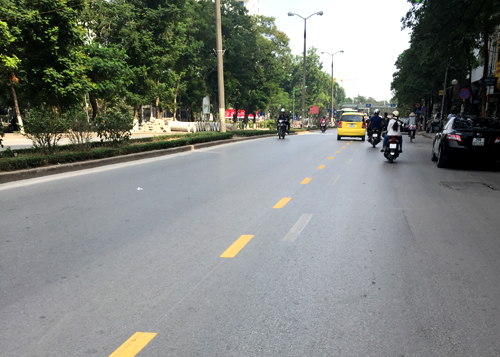
#> input picture pythonProject1/pic/anhthucte.jpg, 500 x 357 px, found by its file name
$ python main.py   (older library calls are emulated)
#> lines starting #> are read from the running program, lines starting #| are printed output that depends on the picture
# This is a sample Python script.

# Press Shift+F10 to execute it or replace it with your code.
# Press Double Shift to search everywhere for classes, files, tool windows, actions, and settings.
import cv2
# Tao duong dan toi file anh
path = r'D:\pythonProject1\pic\anhthucte.jpg'
import numpy as np
from matplotlib import pyplot as plt
img = cv2.imread(path)
#> img is the input picture: shape (357, 500, 3); mean B, G, R 123.7, 129.1, 125.2
# Kiem tra anh truoc xu ly
cv2.imshow('anhthucte',img)
cv2.waitKey(2000)
# Su dung thuat toan
lap = cv2.Laplacian(img, cv2.CV_64F, ksize=3)
lap = np.uint8(np.absolute(lap))
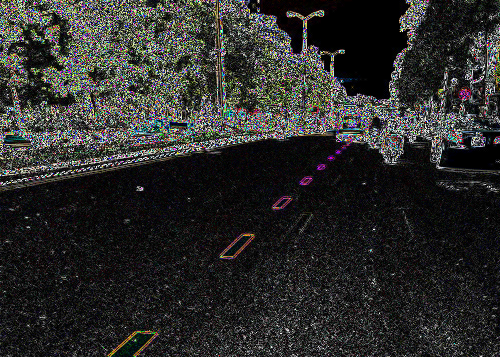
#> lap: shape (357, 500, 3); mean B, G, R 42.8, 44.6, 44.5
# Loc bộ lọc Sobel theo phuong ngang va phuong thang dung
sobelX = cv2.Sobel(img, cv2.CV_64F, 1, 0)
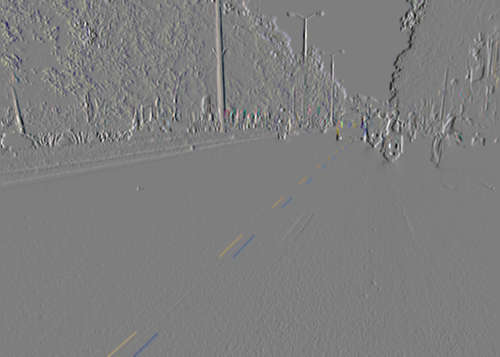
#> sobelX: shape (357, 500, 3) float64; mean B, G, R -0.5, -0.6, -0.5; drawn with min black and max white
sobelX = np.uint8(np.absolute(sobelX))
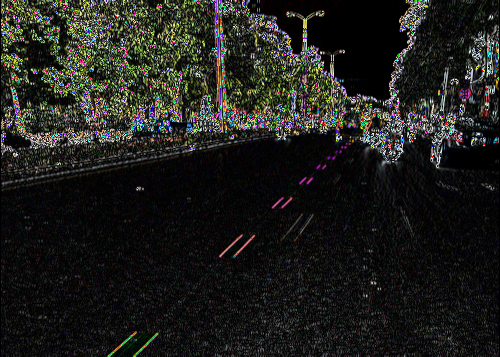
#> sobelX: shape (357, 500, 3); mean B, G, R 28, 31.6, 31.2
# Loc bộ lọc Sobel theo phuong ngang va phuong thang dung
sobelY = cv2.Sobel(img, cv2.CV_64F, 0, 1)
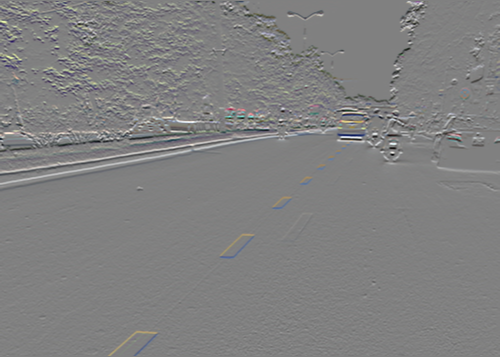
#> sobelY: shape (357, 500, 3) float64; mean B, G, R 0.6, 0.3, 0.5; drawn with min black and max white
sobelY = np.uint8(np.absolute(sobelY))
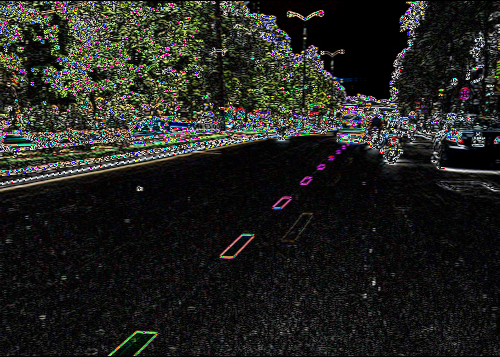
#> sobelY: shape (357, 500, 3); mean B, G, R 31.4, 35.3, 34.8
# Loc bộ lọc Sobel theo phuong ngang va phuong thang dung
sobelCombined = cv2.bitwise_or(sobelX, sobelY)
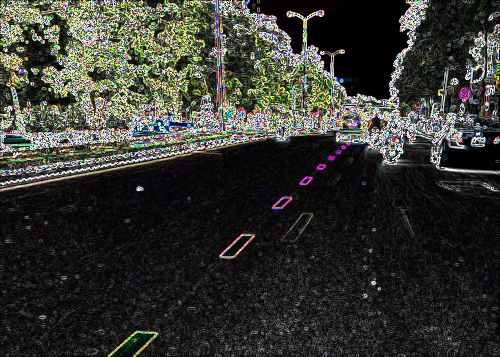
#> sobelCombined: shape (357, 500, 3); mean B, G, R 49.1, 54.9, 54.2
# Bien so 100 va 150 co su tham doi
# Ket qua theo loc Candy
edges = cv2.Canny(img,100,150)
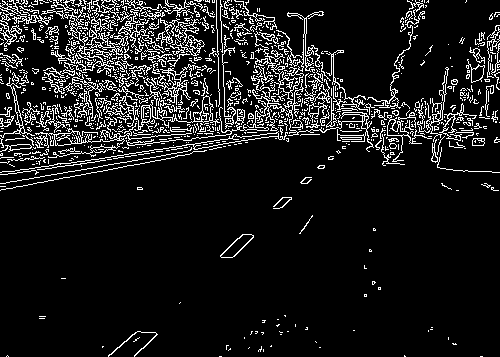
#> edges: shape (357, 500); 10.7% white in thin lines or dots
# Tao file chua cac anh can xu ly
titles = ['image', 'Laplacian', 'sobelX', 'sobelY', 'sobelCombined', 'Canny']
images = [img, lap, sobelX, sobelY, sobelCombined, edges]

for i in range(6):
    # Chuyen anh ve file 8-bit de xu ly
    plt.subplot(2, 3, i+1), plt.imshow(images[i], 'gray')
    plt.title(titles[i])
    plt.xticks([]),plt.yticks([])
plt.show()
#> figure, not shown here; B, G, R data is drawn as R, G, B
